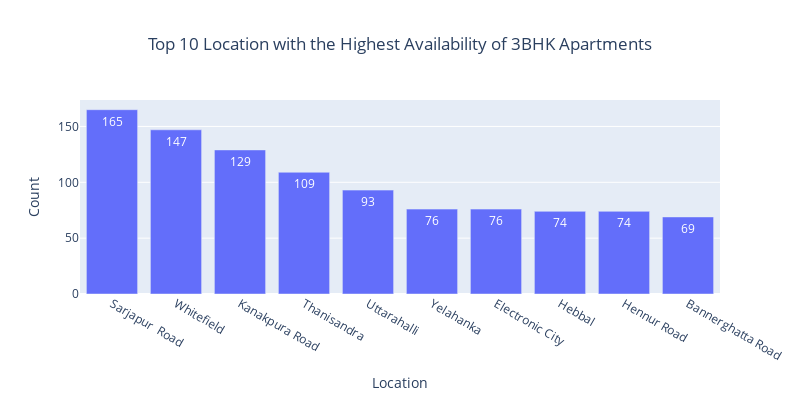

Write notebook code for a chart like this one.
### Code cell
# showing an interactibe grapgh to have a visualization of the data
fig=px.bar(x=top_10['location'],y=top_10['count'],labels={'x':'Location','y':'Count'},title='Top 10 Location with the Highest Availability of 3BHK Apartments',text_auto=True)
fig.update_layout(title_x=0.5,width=800,
    height=400)
fig.show()

### Figure 1 — Plotly figure (JSON) as saved in the notebook; plotly's stock layout.template omitted (floating-point values rounded to 4 significant figures)
{"data": [{"alignmentgroup": "True", "hovertemplate": "Location=%{x}<br>Count=%{y}<extra></extra>", "legendgroup": "", "marker": {"color": "#636efa", "pattern": {"shape": ""}}, "name": "", "offsetgroup": "", "orientation": "v", "showlegend": false, "textposition": "auto", "texttemplate": "%{y}", "type": "bar", "x": ["Sarjapur  Road", "Whitefield", "Kanakpura Road", "Thanisandra", "Uttarahalli", "Yelahanka", "Electronic City", "Hebbal", "Hennur Road", "Bannerghatta Road"], "xaxis": "x", "y": [165, 147, 129, 109, 93, 76, 76, 74, 74, 69], "yaxis": "y"}], "layout": {"barmode": "relative", "height": 400, "legend": {"tracegroupgap": 0}, "title": {"text": "Top 10 Location with the Highest Availability of 3BHK Apartments", "x": 0.5}, "width": 800, "xaxis": {"anchor": "y", "domain": [0, 1], "title": {"text": "Location"}}, "yaxis": {"anchor": "x", "domain": [0, 1], "title": {"text": "Count"}}}}
